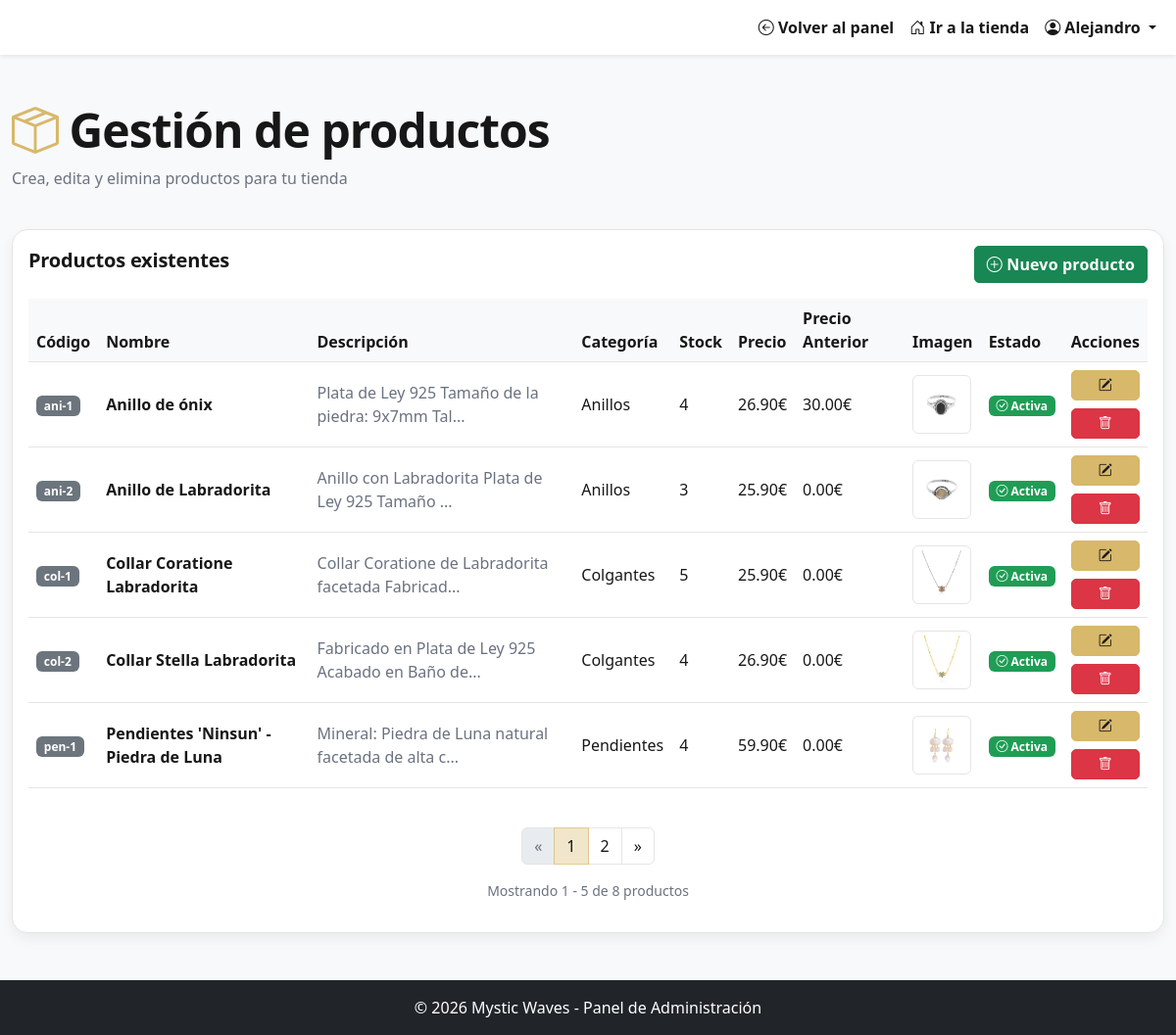
The app's page /admin/adminProductos.php (signed in) with its own data.
### tables this page shows
CREATE TABLE `articulos` (
  `codigo` varchar(8) NOT NULL,
  `nombre` varchar(50) NOT NULL,
  `descripcion` varchar(200) NOT NULL,
  `categoria` int(11) NOT NULL,
  `stock` int(11) NOT NULL,
  `precio` decimal(10,2) NOT NULL,
  `imagen` varchar(200) NOT NULL,
  `precio_anterior` decimal(10,2) NOT NULL DEFAULT 0.00,
  `fecha_creacion` timestamp NOT NULL DEFAULT current_timestamp() ON UPDATE current_timestamp(),
  `activo` tinyint(1) NOT NULL DEFAULT 1
);

CREATE TABLE `categoria` (
  `codigo` int(11) NOT NULL,
  `nombre` varchar(50) NOT NULL,
  `descripcion` varchar(200) DEFAULT NULL,
  `activo` tinyint(1) NOT NULL,
  `categoriaPadre` int(11) DEFAULT NULL
);

### actions/products_action.php (called while the page is built, shortened)
<?php
$con = conectar();
$registros_por_pagina = 5;
$pagina_actual = isset($_GET['pagina']) ? (int)$_GET['pagina'] : 1;
$pagina_actual = max(1, $pagina_actual);
$offset = ($pagina_actual - 1) * $registros_por_pagina;
$sql_count = "SELECT COUNT(*) as total FROM articulos";
$stmt_count = $con->prepare($sql_count);
$stmt_count->execute();
$total_productos = $stmt_count->fetch(PDO::FETCH_OBJ)->total;
$total_paginas = ceil($total_productos / $registros_por_pagina);
$sql_productos = "SELECT * FROM articulos LIMIT :limit OFFSET :offset";
$stmt_productos = $con->prepare($sql_productos);
$stmt_productos->bindValue(':limit', $registros_por_pagina, PDO::PARAM_INT);
$stmt_productos->bindValue(':offset', $offset, PDO::PARAM_INT);
$stmt_productos->execute();
$productos = $stmt_productos->fetchAll(PDO::FETCH_OBJ);
$sql_categorias_count = "SELECT * FROM categoria";
$stmt_categorias = $con->prepare($sql_categorias_count);
$stmt_categorias->execute();
$total_categorias = $stmt_categorias->fetchAll(PDO::FETCH_OBJ);

### admin/adminProductos.php (the view, shortened to what this page needs)
<?php
require_once __DIR__ . '/../actions/products_action.php';
$nombre_admin = $_SESSION['user_name'] ?? 'Administrador';
?>
<!DOCTYPE html>
<html lang="es">
<head>
  <link href="https://cdn.jsdelivr.net/npm/bootstrap@5.3.0/dist/css/bootstrap.min.css" rel="stylesheet">
  <link rel="stylesheet" href="https://cdn.jsdelivr.net/npm/bootstrap-icons@1.11.3/font/bootstrap-icons.css">
  <link href="../public/assets/css/style.css" rel="stylesheet">
</head>
<body class="bg-light d-flex flex-column min-vh-100">
  <nav class="navbar navbar-expand-lg navbar-light bg-dark shadow-sm">
    <div class="container-fluid">
      <a class="navbar-brand fw-bold text-white" href="adminPanel.php">
        <i class="bi bi-speedometer2"></i> Panel de Administración
      </a>
      <div class="collapse navbar-collapse" id="navbarAdmin">
        <ul class="navbar-nav ms-auto">
          <li class="nav-item">
            <a class="nav-link" href="adminPanel.php">
              <i class="bi bi-arrow-left-circle"></i> Volver al panel
            </a>
          </li>
          <li class="nav-item">
            <a class="nav-link" href="../index.php">
              <i class="bi bi-house-door"></i> Ir a la tienda
            </a>
          </li>
          <li class="nav-item dropdown">
            <a class="nav-link dropdown-toggle" href="#" id="userDropdown" role="button" data-bs-toggle="dropdown">
              <i class="bi bi-person-circle"></i> <?php echo htmlspecialchars($nombre_admin); ?>
            </a>
          </li>
        </ul>
      </div>
    </div>
  </nav>
  <main class="flex-grow-1">
    <div class="container-xxl my-5">
      <div class="row mb-4">
        <div class="col-12">
          <h1 class="display-5 fw-bold"><i class="bi bi-box-seam text-primary"></i> Gestión de productos</h1>
          <p class="text-muted">Crea, edita y elimina productos para tu tienda</p>
        </div>
      </div>
      <div class="row">
        <div class="col-12">
          <div class="card shadow-sm">
            <div class="card-body">
              <div class="d-flex justify-content-between align-items-center mb-3">
                <h5 class="card-title fw-bold">Productos existentes</h5>
                <button type="button" class="btn btn-success" data-bs-toggle="modal" data-bs-target="#crearProductoModal">
                  <i class="bi bi-plus-circle"></i> Nuevo producto
                </button>
              </div>
              <div class="table-responsive">
                <table class="table table-hover align-middle">
                  <thead class="table-light">
                    <tr>
                      <th>Código</th>
                      <th>Nombre</th>
                      <th>Descripción</th>
                      <th>Categoría</th>
                      <th>Stock</th>
                      <th>Precio</th>
                      <th>Precio Anterior</th>
                      <th>Imagen</th>
                      <th>Estado</th>
                      <th class="text-end">Acciones</th>
                    </tr>
                  </thead>
                  <tbody>
                    <?php foreach ($productos as $producto): ?>
                      <tr>
                        <td><span class="badge bg-secondary"><?php echo htmlspecialchars($producto->codigo); ?></span></td>
                        <td class="fw-semibold"><?php echo htmlspecialchars($producto->nombre); ?></td>
                        <td class="text-muted"><?php
                                                $descripcion = $producto->descripcion ?? 'Sin descripción';
                                                echo htmlspecialchars(strlen($descripcion) > 50 ? substr($descripcion, 0, 50) . '...' : $descripcion);
                                                ?></td>
                        <td>
                          <?php
                          $categoria_nombre = 'Sin categoría';
                          foreach ($total_categorias as $categoria) {
                            if ($categoria->codigo == $producto->categoria) {
                              $categoria_nombre = $categoria->nombre;
                              break;
                            }
                          }
                          echo htmlspecialchars($categoria_nombre);
                          ?>
                        </td>
                        <td><?php echo intval($producto->stock); ?></td>
                        <td> <?php echo number_format($producto->precio, 2) . '€'; ?></td>
                        <td>
                          <?php
                          if($producto->precio_anterior){
                            echo   number_format($producto->precio_anterior, 2) . '€';
                          } else {
                            echo '<span class="text-muted">N/A</span>';
                          }
                          ?>
                        </td>
                        <td>
                          <?php
                          if ($producto->imagen) {
                            echo '<img src="../public/assets/img/' . htmlspecialchars($producto->imagen) . '" alt="' . htmlspecialchars($producto->nombre) . '" class="img-thumbnail" style="max-width: 60px; height: auto;">';
                          } else {
                            echo '<span class="text-muted">Sin imagen</span>';
                          }
                          ?>
                        </td>
                        <td>
                          <?php
                          if ($producto->activo == 1) {
                            echo '<span class="badge bg-success"><i class="bi bi-check-circle"></i> Activa</span>';
                          } else {
                            echo '<span class="badge bg-secondary"><i class="bi bi-x-circle"></i> Inactiva</span>';
                          }
                          ?>
                        </td>
                        <td class="text-end">
                          <div class="d-grid gap-2">
                          <button
                            type="button"
                            class="btn btn-primary btn-sm editBtn"
                            data-codigo="<?php echo htmlspecialchars($producto->codigo); ?>"
                            data-nombre="<?php echo htmlspecialchars($producto->nombre); ?>"
                            data-descripcion="<?php echo htmlspecialchars($producto->descripcion ?? ''); ?>"
                            data-precio="<?php echo $producto->precio; ?>"
                            data-precio-anterior="<?php echo $producto->precio_anterior ?? ''; ?>"
                            data-stock="<?php echo $producto->stock; ?>"
                            data-categoria="<?php echo $producto->categoria ?? ''; ?>"
                            data-imagen="<?php echo htmlspecialchars($producto->imagen ?? ''); ?>"
                            data-activo="<?php echo $producto->activo; ?>">
                            <i class="bi bi-pencil-square"></i>
                          </button>
                          <a href="../actions/products_action.php?action=delete&id=<?php echo $producto->codigo; ?>" class="btn btn-danger btn-sm" onclick="return confirm('¿Estás seguro de que deseas eliminar este producto?');">
                            <i class="bi bi-trash"></i>
                          </a>
                          </div>
                        </td>
                      </tr>
                    <?php endforeach; ?>
                  </tbody>
                </table>
              </div>
              <?php if ($total_paginas > 1): ?>
              <nav aria-label="Navegación de productos" class="mt-4">
                <ul class="pagination justify-content-center">
                  <li class="page-item <?php echo ($pagina_actual <= 1) ? 'disabled' : ''; ?>">
                    <a class="page-link" href="?pagina=<?php echo $pagina_actual - 1; ?>" aria-label="Anterior">
                      <span aria-hidden="true">&laquo;</span>
                    </a>
                  </li>
                  <?php
                  $rango = 2;
                  $inicio = max(1, $pagina_actual - $rango);
                  $fin = min($total_paginas, $pagina_actual + $rango);
                  for ($i = $inicio; $i <= $fin; $i++): ?>
                    <li class="page-item <?php echo ($i == $pagina_actual) ? 'active' : ''; ?>">
                      <a class="page-link" href="?pagina=<?php echo $i; ?>"><?php echo $i; ?></a>
                    </li>
                  <?php endfor;
                  ?>
                  <li class="page-item <?php echo ($pagina_actual >= $total_paginas) ? 'disabled' : ''; ?>">
                    <a class="page-link" href="?pagina=<?php echo $pagina_actual + 1; ?>" aria-label="Siguiente">
                      <span aria-hidden="true">&raquo;</span>
                    </a>
                  </li>
                </ul>
                <p class="text-center text-muted small">
                  Mostrando <?php echo $offset + 1; ?> - <?php echo min($offset + $registros_por_pagina, $total_productos); ?>
                  de <?php echo $total_productos; ?> productos
                </p>
              </nav>
              <?php endif; ?>
            </div>
          </div>
        </div>
      </div>
    </div>
  </main>
  <footer class="bg-dark text-white py-3 mt-auto">
    <div class="container-xxl text-center">
      <p class="mb-0">© 2026 Mystic Waves - Panel de Administración</p>
    </div>
  </footer>
</body>
</html>

### public/assets/css/style.css (style rules this page uses)
:root { --ink: #171717; --muted: #6b7280; --line: #e7e5e4; --bg: #ffffff; --surface: #ffffff; --soft: #faf8f2; --soft-2: #f6f2e7; --gold: #d8b86a; --gold-600: #c9a84b; --gold-700: #a97d10; --gold-rgb: 216, 184, 106; --radius: 1rem; --shadow: 0 10px 25px rgba(0,0,0,.06); --shadow-sm: 0 6px 14px rgba(0,0,0,.06); }
:root, [data-bs-theme="light"] { --bs-body-bg: var(--bg); --bs-body-color: var(--ink); --bs-border-color: var(--line); --bs-secondary-color: var(--muted); --bs-primary: var(--gold); --bs-primary-rgb: var(--gold-rgb); --bs-link-color: var(--gold-700); --bs-link-hover-color: var(--gold-600); --bs-emphasis-color: var(--ink); --bs-tertiary-bg: var(--soft); }
* { box-sizing: border-box; }
body { background: var(--bg); color: var(--ink); }
a { text-decoration: none; }
h1, h2, h3, h4, h5, h6 { color: var(--ink); letter-spacing: -0.02em; }
.text-body-secondary, .text-muted { color: var(--muted) !important; }
.btn-primary { --bs-btn-color: #1b1b1b; --bs-btn-bg: var(--gold); --bs-btn-border-color: var(--gold); --bs-btn-hover-color: #111; --bs-btn-hover-bg: var(--gold-600); --bs-btn-hover-border-color: var(--gold-600); --bs-btn-active-bg: var(--gold-700); --bs-btn-active-border-color: var(--gold-700); --bs-btn-focus-shadow-rgb: var(--gold-rgb); }
.btn { border-radius: 5px; font-weight: 600; letter-spacing: .01em; }
.navbar { background: var(--bg) !important; }
.navbar .nav-link { color: var(--ink); font-weight: 600; border-radius: 2px; padding: .5rem .75rem; }
.card { border: 1px solid var(--line); border-radius: var(--radius); box-shadow: var(--shadow-sm); background: var(--surface); }
.card.shadow-sm { box-shadow: var(--shadow-sm) !important; }
.card .card-title, .card h5 { letter-spacing: -0.01em; }
.table { --bs-table-hover-bg: rgba(var(--gold-rgb), .08); }
.table thead th { color: var(--ink); border-bottom-color: var(--line); }
.table td, .table th { border-color: var(--line); }
.badge.bg-success { background-color: #1f9d55 !important; }
.pagination { --bs-pagination-color: var(--ink); --bs-pagination-bg: var(--bg); --bs-pagination-border-color: var(--line); --bs-pagination-hover-color: var(--gold-700); --bs-pagination-hover-bg: rgba(var(--gold-rgb), .12); --bs-pagination-hover-border-color: rgba(var(--gold-rgb), .35); --bs-pagination-focus-color: var(--gold-700); --bs-pagination-focus-bg: rgba(var(--gold-rgb), .12); --bs-pagination-focus-box-shadow: 0 0 0 .2rem rgba(var(--gold-rgb), .20); --bs-pagination-active-color: #111; --bs-pagination-active-bg: rgba(var(--gold-rgb), .35); --bs-pagination-active-border-color: rgba(var(--gold-rgb), .55); }
footer { background: #111 !important; color: #fff !important; }
body { font-family: "Poppins", system-ui, -apple-system, Segoe UI, Roboto, Arial, sans-serif; }

### records on screen
articulos: codigo "ani-1", nombre "Anillo de ónix", descripcion "Plata de Ley 925 Tamaño de la piedra: 9x7mm Tal...", categoria.nombre "Anillos", stock "4", precio "26.90", precio_anterior "30.00", imagen (picture), activo 1 (drawn)
articulos: codigo "ani-2", nombre "Anillo de Labradorita", descripcion "Anillo con Labradorita Plata de Ley 925 Tamaño ...", categoria.nombre "Anillos", stock "3", precio "25.90", precio_anterior "0.00", imagen (picture), activo 1 (drawn)
articulos: codigo "col-1", nombre "Collar Coratione Labradorita", descripcion "Collar Coratione de Labradorita facetada Fabricad...", categoria.nombre "Colgantes", stock "5", precio "25.90", precio_anterior "0.00", imagen (picture), activo 1 (drawn)
articulos: codigo "col-2", nombre "Collar Stella Labradorita", descripcion "Fabricado en Plata de Ley 925 Acabado en Baño de...", categoria.nombre "Colgantes", stock "4", precio "26.90", precio_anterior "0.00", imagen (picture), activo 1 (drawn)
articulos: codigo "pen-1", nombre "Pendientes 'Ninsun' - Piedra de Luna", descripcion "Mineral: Piedra de Luna natural facetada de alta c...", categoria.nombre "Pendientes", stock "4", precio "59.90", precio_anterior "0.00", imagen (picture), activo 1 (drawn)

### other values on screen
$nombre_admin "Alejandro"
$offset + 1 "1"
min($offset + $registros_por_pagina, $total_productos) "5"
$total_productos "8"
